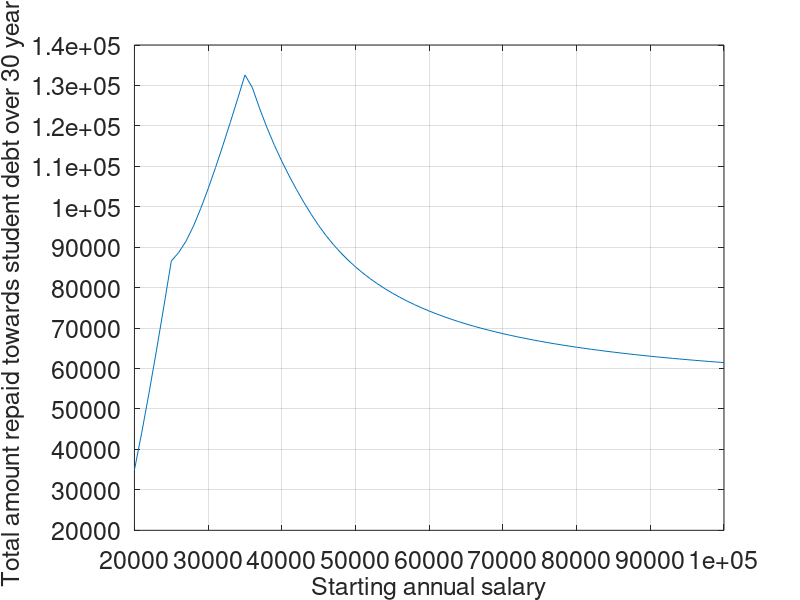

The MATLAB source for this figure:
% Looped version of my Plan 2 student loan debt prediction tool, applicable for most graduates since 2012
% Intends to demonstrate the effect of starting salary on total amount repaid (assuming growth at a fixed %)
% Written by Tobie Carman www.linkedin.com/in/tobiecarman
% Relatively simplified model, makes the following assumptions:
% > start work in September after graduation (optimistic)
% > constant yearly pay rise (configurable)
% > RPI remains fixed after leaving university (unlikely but impossible to speculate)
% > repayment threshold continues to rise with inflation - set by government - if they are short of cash they may leave it fixed
% > repayment percentage of salary remains constant (likely)
% > debt wiped after 30 years
% Note all money values are relative to year of starting work, i.e. ignoring inflation over the 30 years

%% Adjustable inputs
courseLength = 3; % number of years of undergraduate study
tuition = 9000; % annual undergraduate tuition fee loan in £
maintenance = [3575;3610;3469]; % each year of maintenance loan in £
startPostBal = 10000; % postgraduate loan amount in £ (change to 0 if not taken)
RPI = 0.016; % old rate of inflation (rose from 1.6-3.1% in the last year, may rise further) - this script assumes studying whilst RPI was at the lower value - change to 3.1 if began studying after 2017
salaries = linspace(20000,100000,81);
repaidTotals = [];
amountLeft = [];
outerLoopInd = 1;
for salary = salaries % starting annual salary in £
    threshold = 25000; % repayment salary threshold in £, assumed to rise with inflation (optimistic)
    payRise = 0.02; % annual pay rise above inflation, assumed fixed for simplicity (can be negative)
    fprintf('For a starting salary of £%.2f growing at %g%% per year:\n',salary,payRise*100)

    %% Account for interest accrued during study
    studied = 1;
    undBal = 0;
    while studied<= courseLength
        undBal = (undBal+tuition+maintenance(studied))*(1+RPI); % total undergraduate loan borrowed in £, has been accumulating interest during study
        studied = studied+1;
    end
    RPI = 0.031; % new RPI

    %% Initialise variables
    postBal = startPostBal;
    starttotBal = undBal+postBal;
    totBal = starttotBal;
    month = 0;
    never = 0;
    already = 0;
    duration = 35*12; % attempt to model over 35 year period after graduation, starting in September of first year in work

    %% Pre-allocate arrays for speed
    MONTHS = zeros(1,duration);
    UNDERGRADUATEBALANCE = zeros(1,duration);
    POSTGRADUATEBALANCE = zeros(1,duration);
    BALANCE = zeros(1,duration);
    MONTHLYEARNINGS = zeros(1,duration);
    MONTHLYREPAYMENTS = zeros(1,duration);
    SALARY = zeros(1,duration);
    TOTALREPAID = zeros(1,duration);
    NETREPAYMENTS = zeros(1,duration);

    %% Main loop
    while month<= duration
        if month == 30*12+7 && undBal ~= 0 % loan gets wiped 30 years after April following graduation
            undBal = 0;
            finalTotBal=totBal;
            fprintf('You will never repay your entire student loan. Your starting balance is £%.2f, your remaining balance will be £%.2f, total amount repaid will be £%.2f.\n',starttotBal,totBal,sum(MONTHLYREPAYMENTS))
            never = 1;
        elseif month == 31*12+7
            postBal = 0;
        end
        if salary-threshold>0
            extra = (salary-threshold)*0.0000015; % extra interest paid due to salary
            if extra>0.03 % extra interest capped at 3%
                extra = 0.03;
            end
            undRepay = (salary-threshold)*0.09; % amount paid back per year towards undergraduate debt
            postRepay = (salary-threshold)*0.06; % amount paid back per year towards postgraduate debt
        else
            extra = 0;
            undRepay = 0;
            postRepay = 0;
        end
        if month<7
            undRepay = 0; % won't start paying back until April after graduation
        end
        if month<19
            postRepay = 0; % won't start paying back until April after graduation
        end
        if undBal>undRepay/12
            undBal = undBal-undRepay/12; % monthly repayments
        elseif undBal>0 % Avoids overpayment on final instalment
            undRepay = undBal*12;
            undBal = 0;
        else
            undRepay = 0;
        end
        if postBal>postRepay/12
            postBal = postBal-postRepay/12;
        elseif postBal>0
            postRepay = postBal*12;
            postBal = 0;
            fprintf('You will repay your postgraduate loan after %d years and %d months.\n',fix(month/12),rem(month,12))
        else
            postRepay = 0;
        end
        undIntPc = RPI+extra; % interest percentage
        postIntPc = RPI+0.03; % extra interest flat 3% for postgraduate loan
        if mod(month,12) == 0
            salary = salary*(1+RPI+payRise); % assuming salary rises every year by inflation + x%
            threshold = threshold*(1+RPI);
        end
        undIntPnd = undIntPc*undBal; % how much undergraduate balance will rise by due to interest in £
        postIntPnd = postIntPc*postBal; % how much postgraduate balance will rise by due to interest in £
        undBal = undBal+undIntPnd/12; % accounting for interest after repayments i.e. best case scenario
        postBal = postBal+postIntPnd/12;
        totBal = undBal+postBal;
        month = month+1;
        MONTHS(month) = month;
        UNDERGRADUATEBALANCE(month) = undBal;
        POSTGRADUATEBALANCE(month) = postBal;
        BALANCE(month) = totBal;
        MONTHLYEARNINGS(month) = salary/12;
        MONTHLYREPAYMENTS(month) = (undRepay+postRepay)/12;
        NETREPAYMENTS(month) = (undRepay+postRepay-undIntPnd-postIntPnd)/12;
        if already == 0 && NETREPAYMENTS(month)>0 && month>1
            fprintf('You will be repaying less than the interest your loan is accumulating for the first %d years and %d months.\n',fix(month/12),rem(month,12))
            already = 1;
        end
        SALARY(month) = salary;
        if month ~= 1
            TOTALREPAID(month) = TOTALREPAID(month-1)+MONTHLYREPAYMENTS(month);
        else
            TOTALREPAID(month) = MONTHLYREPAYMENTS(month);
        end
    end

    %% Output results
    [val,ind] = min(BALANCE);
    yearsTaken = fix(MONTHS(ind)/12);
    monthsExtra = rem(MONTHS(ind),12);
    if startPostBal == 0
        yearsTaken = yearsTaken-3; % so that time in education does not count towards time spent paying off loan
    else
        yearsTaken = yearsTaken-4;
    end
    totalRepaid = sum(MONTHLYREPAYMENTS);
    if val<= 0 && never == 0
        fprintf('It will take %d years and %d months to pay off your entire student loan. Your starting balance is £%.2f and total amount repaid will be £%.2f.\n',yearsTaken,monthsExtra,starttotBal,totalRepaid)
        finalTotBal = 0;
    end
    repaidTotals(outerLoopInd) = totalRepaid;
    amountLeft(outerLoopInd) = finalTotBal;
    outerLoopInd = outerLoopInd+1;
end
close all
figure(1)
plot(salaries,repaidTotals)
xlabel('Starting annual salary')
ylabel('Total amount repaid towards student debt over 30 years')
xl=xlim;
set(gca,'XTick', xl(1) : 10000 : xl(2))
yl=ylim;
set(gca,'YTick', yl(1) : 10000 : yl(2))
set(findall(gcf,'-property','FontSize'),'FontSize',18)
grid on
%figure(2)
%plot(salaries, amountLeft)
%xlabel('Starting annual salary')
%ylabel('Amount of student debt left after 30 years')

fprintf("The annual starting salary which repays the most is £%.2f\n",salaries(find(repaidTotals == max(repaidTotals))))
